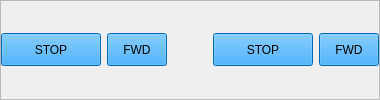
           <widget class="QFrame" name="frame_61">
            <property name="frameShape">
             <enum>QFrame::StyledPanel</enum>
            </property>
            <property name="frameShadow">
             <enum>QFrame::Raised</enum>
            </property>
            <layout class="QHBoxLayout" name="horizontalLayout_38">
             <property name="leftMargin">
              <number>0</number>
             </property>
             <property name="topMargin">
              <number>0</number>
             </property>
             <property name="rightMargin">
              <number>0</number>
             </property>
             <property name="bottomMargin">
              <number>0</number>
             </property>
             <item>
              <widget class="QPushButton" name="stop3">
               <property name="minimumSize">
                <size>
                 <width>100</width>
                 <height>33</height>
                </size>
               </property>
               <property name="maximumSize">
                <size>
                 <width>100</width>
                 <height>16777215</height>
                </size>
               </property>
               <property name="styleSheet">
                <string notr="true">
background-color: rgb(3, 146, 255);</string>
               </property>
               <property name="text">
                <string>STOP</string>
               </property>
              </widget>
             </item>
             <item>
              <widget class="QPushButton" name="fwd3">
               <property name="minimumSize">
                <size>
                 <width>0</width>
                 <height>33</height>
                </size>
               </property>
               <property name="maximumSize">
                <size>
                 <width>60</width>
                 <height>16777215</height>
                </size>
               </property>
               <property name="styleSheet">
                <string notr="true">
background-color: rgb(3, 146, 255);</string>
               </property>
               <property name="text">
                <string>FWD</string>
               </property>
              </widget>
             </item>
             <item>
              <spacer name="horizontalSpacer_3">
               <property name="orientation">
                <enum>Qt::Horizontal</enum>
               </property>
               <property name="sizeHint" stdset="0">
                <size>
                 <width>40</width>
                 <height>20</height>
                </size>
               </property>
              </spacer>
             </item>
             <item>
              <widget class="QPushButton" name="stop8">
               <property name="minimumSize">
                <size>
                 <width>100</width>
                 <height>33</height>
                </size>
               </property>
               <property name="maximumSize">
                <size>
                 <width>100</width>
                 <height>16777215</height>
                </size>
               </property>
               <property name="styleSheet">
                <string notr="true">
background-color: rgb(3, 146, 255);</string>
               </property>
               <property name="text">
                <string>STOP</string>
               </property>
              </widget>
             </item>
             <item>
              <widget class="QPushButton" name="fwd8">
               <property name="minimumSize">
                <size>
                 <width>50</width>
                 <height>33</height>
                </size>
               </property>
               <property name="maximumSize">
                <size>
                 <width>60</width>
                 <height>16777215</height>
                </size>
               </property>
               <property name="styleSheet">
                <string notr="true">
background-color: rgb(3, 146, 255);</string>
               </property>
               <property name="text">
                <string>FWD</string>
               </property>
              </widget>
             </item>
            </layout>
           </widget>
